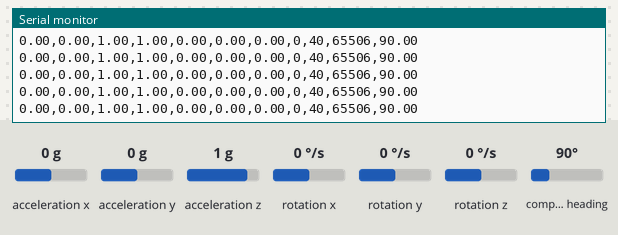
The sketch below on a simulated ESP32. Parts: the last lines printed to the serial monitor. The inputs (shaded band) are chosen by the test bench; at power-on: acceleration x 0 g, acceleration y 0 g, acceleration z 1 g, rotation x 0 °/s, rotation y 0 °/s, rotation z 0 °/s, compass heading 90°.

Above: at 1.2 s.
1.3 s: acceleration x set to -1.4 g
At 1.36 s:
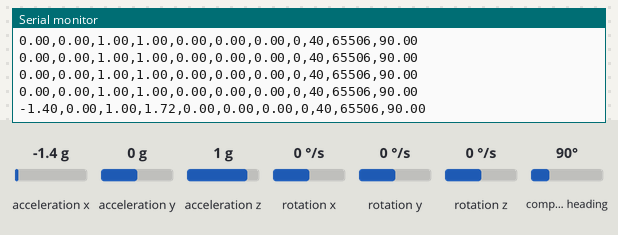
2.8 s: acceleration y set to -1.4 g
At 2.82 s:
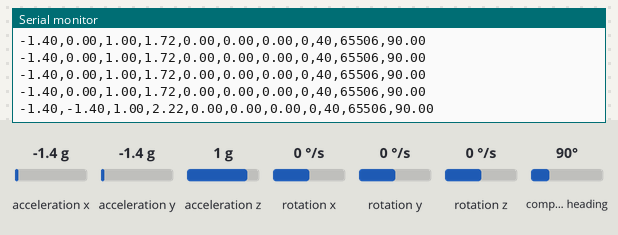
4.3 s: acceleration z set to -1.4 g
At 4.38 s:
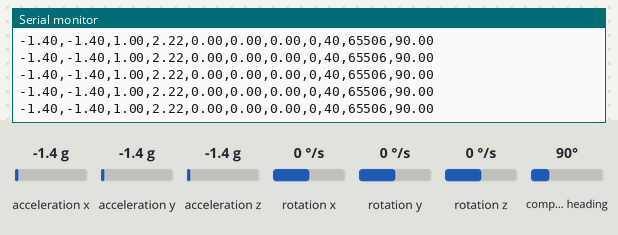
7.3 s: rotation x set to -192 °/s
At 7.3 s:
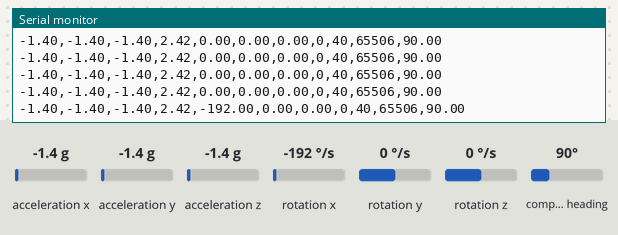
8.8 s: rotation y set to -192 °/s
At 8.87 s:
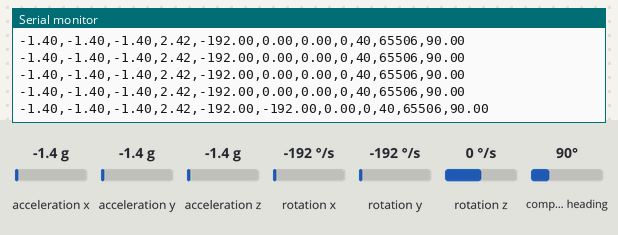
Timing chart, 0 to 11.3 s (numbered marks = the images above; inputs shaded):
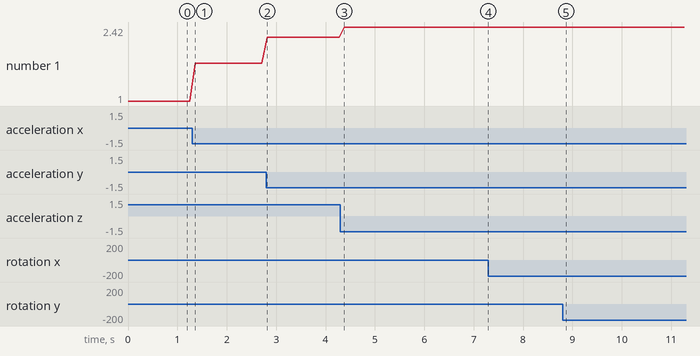

The sketch:

gyro_test.ino
```cpp
#include <MPU9250_asukiaaa.h>
#include <Wire.h>
MPU9250_asukiaaa mpu;
float aX, aY, aZ, aSqrt, gX, gY, gZ, mDirection;
uint16_t mX, mY, mZ;

#define SDA_PIN 11
#define SCL_PIN 12

#define SERIAL_PLOTTER                        //Định nghĩa sử dụng Serial Plotter
//#define SERIAL_MONITOR                      //Định nghĩa sử dụng Serial Monitor

void setup() {
  Serial.begin(9600);
  Wire.begin(SDA_PIN, SCL_PIN);
  mpu.setWire(&Wire);

  mpu.beginAccel();
  mpu.beginGyro();
  mpu.beginMag();

}

void loop() {

  if (mpu.accelUpdate() == 0) {                             //Thông số gia tốc kế
    aX = mpu.accelX();
    aY = mpu.accelY();
    aZ = mpu.accelZ();
    aSqrt = mpu.accelSqrt();

  #if defined(SERIAL_PLOTTER)
    Serial.print(String(aX));
    Serial.print("," + String(aY));
    Serial.print("," + String(aZ));
    Serial.print("," + String(aSqrt));
  #else
    Serial.print("accelX: " + String(aX));
    Serial.print("\taccelY: " + String(aY));
    Serial.print("\taccelZ: " + String(aZ));
    Serial.print("\taccelSqrt: " + String(aSqrt));
  #endif
  }

  if (mpu.gyroUpdate() == 0) {                            //Thông số con quay hồi chuyển
    gX = mpu.gyroX();
    gY = mpu.gyroY();
    gZ = mpu.gyroZ();
  #if defined(SERIAL_PLOTTER)
    Serial.print("," + String(gX));
    Serial.print("," + String(gY));
    Serial.print("," + String(gZ));
  #else
    Serial.print("\tgyroX: " + String(gX));
    Serial.print("\tgyroY: " + String(gY));
    Serial.print("\tgyroZ: " + String(gZ));
  #endif
  }
  auto result = mpu.magUpdate();
  if (result == 0) {                            //Thông số từ kế
    mX = mpu.magX();
    mY = mpu.magY();
    mZ = mpu.magZ();
    mDirection = mpu.magHorizDirection();
  #if defined(SERIAL_PLOTTER)
    Serial.print("," + String(mX));
    Serial.print("," + String(mY));
    Serial.print("," + String(mZ));
    Serial.print("," + String(mDirection));
  #else
    Serial.print("\tmagX: " + String(mX));
    Serial.print("\tmaxY: " + String(mY));
    Serial.print("\tmagZ: " + String(mZ));
    Serial.print("\thorizontalDirection: " + String(mDirection));
  #endif
  }
  else {
    mpu.beginMag();
    result = mpu.magUpdate();
  }
  Serial.println("");
  delay(100);
  }
```

Measured:
- after the input at 1.3 s, the serial monitor: prints a new line after 0.06 s (image 1)
- after the input at 2.8 s, the serial monitor: prints a new line at once (image 2)
- after the input at 8.8 s, the serial monitor: prints a new line after 0.06 s (image 5)
- plotted number 1: 1 → 1.72 after the input at 1.3 s, 1.72 → 2.22 after the input at 2.8 s, 2.22 → 2.42 after the input at 4.3 s
